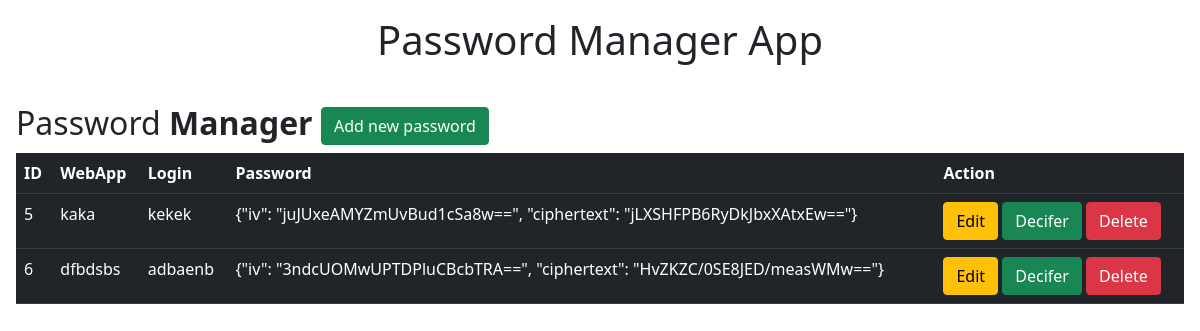
The app's page /dashboard (signed in) with its own data.
### app.py (models this page shows, shortened)
class PassManager(db.Model):
    id = db.Column(db.Integer, primary_key=True)
    appName = db.Column(db.String(15), unique=True)
    login = db.Column(db.String(50))
    password = db.Column(db.String(80))
    userId = db.Column(db.Integer, db.ForeignKey('user.id'), nullable=False)

### app.py (the view)
@app.route('/dashboard')
@login_required
def dashboard():
    user = User.query.filter_by(username=current_user.username).first()
    passwod_list = user.passManager
    visible_passwords_list = []
    for item in passwod_list:
        visible_passwords_list.append(
            {'id': item.id, 'appName': item.appName, 'login':  item.login,
             'password': item.password})
    return render_template('dashboard.html', visible_passwords_list = visible_passwords_list)

### app.py (called while the page is built)
@login_manager.user_loader
def load_user(user_id):
    return User.query.get(int(user_id))

### templates/dashboard.html (shortened to what this page needs)
{% extends 'base.html' %}
{% block body %}
    <div calss= "container">
        <div class="row">
            <div class="col md-12">
                <div class="jumbotron p-3">
                    <h2>Password<b> Manager</b> <button type=button" class="btn btn-success float-right" data-toggle="modal" data-target="#mymodal">Add new password</button></h2>
                    <table class="table table-hover table-dark">
                        <tr>
                            <th>ID</th>
                            <th>WebApp</th>
                            <th>Login</th>
                            <th>Password</th>
                            <th>Action</th>
                        </tr>
                        {% for row in visible_passwords_list %}
                        <tr>
                            <td>{{row.id}}</td>
                            <td>{{row.appName}}</td>
                            <td>{{row.login}}</td>
                            <td>{{row.password}}</td>
                            <td>
                                <a href="/update/{{ row.id }}" class="btn btn-warning btn-xs" data-toggle="modal" data-target="#modaledit{{ row.id }}">Edit</a>
                                <a href="/deciferpass/{{ row.id }}" class="btn btn-success btn-xs" data-toggle="modal" data-target="#deciferpass{{ row.id }}">Decifer</a>
                                <a href="/delete/{{row.id}}" class="btn btn-danger btn-xs" onclick="return confirm('Are You Sure To Delete?')">Delete</a>
                            </td>
                        </tr>
                        {% endfor %}
                    </table>
                </div>
            </div>
        </div>
    </div>
{% endblock %}

### records on screen
PassManager: id "5", appName "kaka", login "kekek", password "{\"iv\": \"juJUxeAMYZmUvBud1cSa8w==\", \"ciphertext\": \"jLXSHFPB6RyDkJbxXAtxEw==\"}"
PassManager: id "6", appName "dfbdsbs", login "adbaenb", password "{\"iv\": \"3ndcUOMwUPTDPluCBcbTRA==\", \"ciphertext\": \"HvZKZC/0SE8JED/measWMw==\"}"
